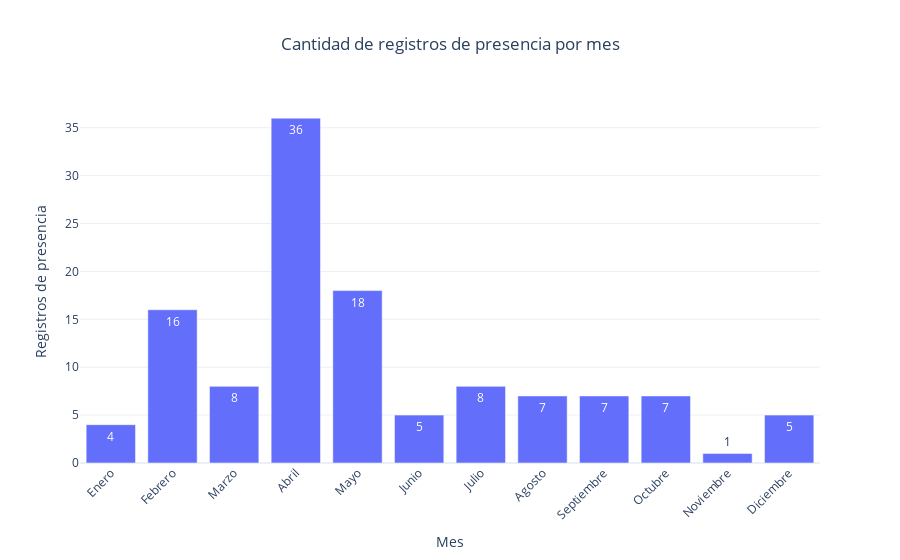

The cell this chart's notebook holds for it:
### Markdown cell above
##### Gráfico de registros de presencia por mes

### Code cell
import pandas as pd
import geopandas as gpd
import plotly.express as px

# Lista de nombres de meses en español
meses_espanol = [
    'Desconocido',  # Índice 0
    'Enero', 'Febrero', 'Marzo', 'Abril', 'Mayo', 'Junio',
    'Julio', 'Agosto', 'Septiembre', 'Octubre', 'Noviembre', 'Diciembre'
]

# Lectura del archivo GeoJSON en un GeoDataFrame
gdf = gpd.read_file('registros-presencia.geojson')

# Conversión de 'eventDate' a hilera de texto y luego a formato datetime
gdf['eventDate'] = gdf['eventDate'].astype(str)
gdf['eventDate'] = pd.to_datetime(gdf['eventDate'], errors='coerce')

# Extracción del número del mes
gdf['mes_num'] = gdf['eventDate'].dt.month
# Mapear los números de mes a nombres en español
gdf['mes'] = gdf['mes_num'].apply(
    lambda x: meses_espanol[int(x)] if pd.notnull(x) and x >= 1 and x <= 12 else 'Desconocido'
)

# Conteo y ordenamiento de la cantidad de registros de presencia por mes
registros_por_mes = gdf.groupby(['mes_num', 'mes']).size().reset_index(name='cantidad')
registros_por_mes = registros_por_mes.sort_values('mes_num')

# Creación del gráfico de barras interactivo con plotly
fig = px.bar(
    registros_por_mes,
    x='mes',
    y='cantidad',
    title='Cantidad de registros de presencia por mes',
    labels={'mes': 'Mes', 'cantidad': 'Cantidad de registros de presencia'},
    text='cantidad'
)

# Ajustes al gráfico
fig.update_layout(
    xaxis_tickangle=-45,
    xaxis_title='Mes',
    yaxis_title='Registros de presencia',
    title_x=0.5,
    template='plotly_white'
)

# Despliegue del gráfico
fig.show()

### Figure 1 — Plotly figure (JSON) as saved in the notebook; plotly's stock layout.template omitted (floating-point values rounded to 4 significant figures)
{"data": [{"alignmentgroup": "True", "hovertemplate": "Mes=%{x}<br>Cantidad de registros de presencia=%{text}<extra></extra>", "legendgroup": "", "marker": {"color": "#636efa", "pattern": {"shape": ""}}, "name": "", "offsetgroup": "", "orientation": "v", "showlegend": false, "text": [4, 16, 8, 36, 18, 5, 8, 7, 7, 7, 1, 5], "textposition": "auto", "type": "bar", "x": ["Enero", "Febrero", "Marzo", "Abril", "Mayo", "Junio", "Julio", "Agosto", "Septiembre", "Octubre", "Noviembre", "Diciembre"], "xaxis": "x", "y": [4, 16, 8, 36, 18, 5, 8, 7, 7, 7, 1, 5], "yaxis": "y"}], "layout": {"barmode": "relative", "legend": {"tracegroupgap": 0}, "title": {"text": "Cantidad de registros de presencia por mes", "x": 0.5}, "xaxis": {"anchor": "y", "domain": [0, 1], "tickangle": -45, "title": {"text": "Mes"}}, "yaxis": {"anchor": "x", "domain": [0, 1], "title": {"text": "Registros de presencia"}}}}
